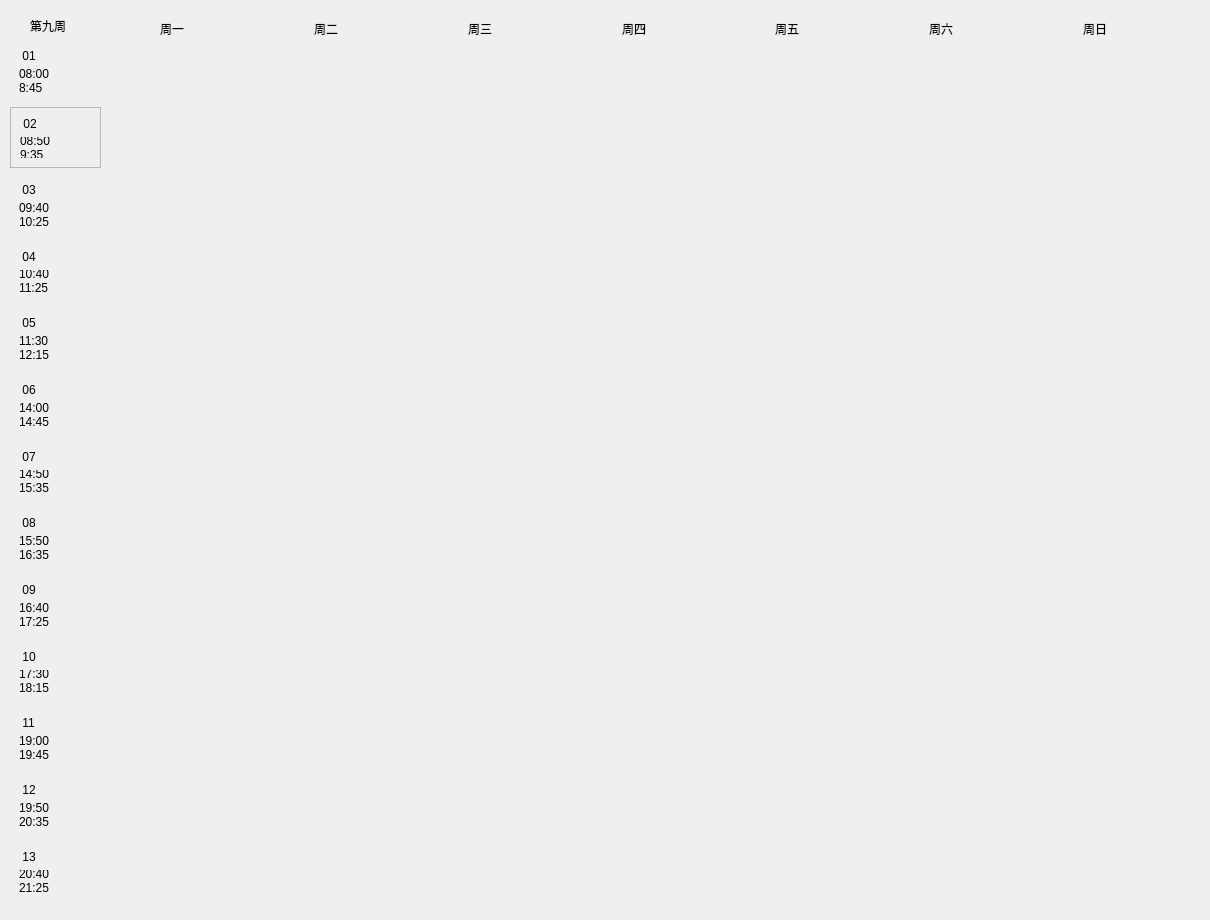
   <widget class="QWidget" name="page9">
    <widget class="QWidget" name="widget_129" native="true">
     <property name="geometry">
      <rect>
       <x>10</x>
       <y>0</y>
       <width>1191</width>
       <height>911</height>
      </rect>
     </property>
     <widget class="QLabel" name="firstweek_9">
      <property name="geometry">
       <rect>
        <x>20</x>
        <y>10</y>
        <width>71</width>
        <height>31</height>
       </rect>
      </property>
      <property name="styleSheet">
       <string notr="true">font: 12pt &quot;微软雅黑&quot;;</string>
      </property>
      <property name="text">
       <string>第九周</string>
      </property>
     </widget>
     <widget class="QWidget" name="widget_130" native="true">
      <property name="geometry">
       <rect>
        <x>0</x>
        <y>40</y>
        <width>91</width>
        <height>861</height>
       </rect>
      </property>
      <layout class="QVBoxLayout" name="verticalLayout_113">
       <item>
        <widget class="QWidget" name="widget_131" native="true">
         <layout class="QVBoxLayout" name="verticalLayout_114">
          <item>
           <widget class="QLabel" name="num1_9">
            <property name="styleSheet">
             <string notr="true">font: rgb(32, 48, 126);
font: 12pt &quot;隶书&quot;;</string>
            </property>
            <property name="text">
             <string> 01</string>
            </property>
           </widget>
          </item>
          <item>
           <widget class="QLabel" name="first_9">
            <property name="text">
             <string>08:00
8:45</string>
            </property>
            <property name="scaledContents">
             <bool>false</bool>
            </property>
           </widget>
          </item>
         </layout>
        </widget>
       </item>
       <item>
        <widget class="QFrame" name="frame_9">
         <property name="frameShape">
          <enum>QFrame::StyledPanel</enum>
         </property>
         <property name="frameShadow">
          <enum>QFrame::Raised</enum>
         </property>
         <layout class="QVBoxLayout" name="verticalLayout_115">
          <item>
           <widget class="QLabel" name="num2_9">
            <property name="styleSheet">
             <string notr="true">font: rgb(32, 48, 126);
font: 12pt &quot;隶书&quot;;</string>
            </property>
            <property name="text">
             <string> 02</string>
            </property>
           </widget>
          </item>
          <item>
           <widget class="QLabel" name="second_9">
            <property name="text">
             <string>08:50
9:35</string>
            </property>
           </widget>
          </item>
         </layout>
        </widget>
       </item>
       <item>
        <widget class="QWidget" name="widget_132" native="true">
         <layout class="QVBoxLayout" name="verticalLayout_116">
          <item>
           <widget class="QLabel" name="num3_9">
            <property name="styleSheet">
             <string notr="true">font: 12pt &quot;隶书&quot;;</string>
            </property>
            <property name="text">
             <string> 03</string>
            </property>
           </widget>
          </item>
          <item>
           <widget class="QLabel" name="third_9">
            <property name="text">
             <string>09:40
10:25</string>
            </property>
           </widget>
          </item>
         </layout>
        </widget>
       </item>
       <item>
        <widget class="QWidget" name="widget_133" native="true">
         <layout class="QVBoxLayout" name="verticalLayout_117">
          <item>
           <widget class="QLabel" name="num4_9">
            <property name="styleSheet">
             <string notr="true">font: 12pt &quot;隶书&quot;;</string>
            </property>
            <property name="text">
             <string> 04</string>
            </property>
           </widget>
          </item>
          <item>
           <widget class="QLabel" name="forth_9">
            <property name="text">
             <string>10:40
11:25</string>
            </property>
           </widget>
          </item>
         </layout>
        </widget>
       </item>
       <item>
        <widget class="QWidget" name="widget_134" native="true">
         <layout class="QVBoxLayout" name="verticalLayout_118">
          <item>
           <widget class="QLabel" name="num5_9">
            <property name="styleSheet">
             <string notr="true">font: 12pt &quot;隶书&quot;;</string>
            </property>
            <property name="text">
             <string> 05</string>
            </property>
           </widget>
          </item>
          <item>
           <widget class="QLabel" name="fifth_9">
            <property name="text">
             <string>11:30
12:15</string>
            </property>
           </widget>
          </item>
         </layout>
        </widget>
       </item>
       <item>
        <widget class="QWidget" name="widget_135" native="true">
         <layout class="QVBoxLayout" name="verticalLayout_119">
          <item>
           <widget class="QLabel" name="num6_9">
            <property name="styleSheet">
             <string notr="true">font: 12pt &quot;隶书&quot;;</string>
            </property>
            <property name="text">
             <string> 06</string>
            </property>
           </widget>
          </item>
          <item>
           <widget class="QLabel" name="sixth_9">
            <property name="text">
             <string>14:00
14:45</string>
            </property>
           </widget>
          </item>
         </layout>
        </widget>
       </item>
       <item>
        <widget class="QWidget" name="widget_136" native="true">
         <layout class="QVBoxLayout" name="verticalLayout_120">
          <item>
           <widget class="QLabel" name="num7_9">
            <property name="styleSheet">
             <string notr="true">font: 12pt &quot;隶书&quot;;</string>
            </property>
            <property name="text">
             <string> 07</string>
            </property>
           </widget>
          </item>
          <item>
           <widget class="QLabel" name="seventh_9">
            <property name="text">
             <string>14:50
15:35</string>
            </property>
           </widget>
          </item>
         </layout>
        </widget>
       </item>
       <item>
        <widget class="QWidget" name="widget_137" native="true">
         <layout class="QVBoxLayout" name="verticalLayout_121">
          <item>
           <widget class="QLabel" name="num8_9">
            <property name="styleSheet">
             <string notr="true">font: 12pt &quot;隶书&quot;;</string>
            </property>
            <property name="text">
             <string> 08</string>
            </property>
           </widget>
          </item>
          <item>
           <widget class="QLabel" name="eighth_9">
            <property name="text">
             <string>15:50
16:35</string>
            </property>
           </widget>
          </item>
         </layout>
        </widget>
       </item>
       <item>
        <widget class="QWidget" name="widget_138" native="true">
         <layout class="QVBoxLayout" name="verticalLayout_122">
          <item>
           <widget class="QLabel" name="num9_9">
            <property name="styleSheet">
             <string notr="true">font: 12pt &quot;隶书&quot;;</string>
            </property>
            <property name="text">
             <string> 09</string>
            </property>
           </widget>
          </item>
          <item>
           <widget class="QLabel" name="ninth_9">
            <property name="text">
             <string>16:40
17:25</string>
            </property>
           </widget>
          </item>
         </layout>
        </widget>
       </item>
       <item>
        <widget class="QWidget" name="widget_139" native="true">
         <layout class="QVBoxLayout" name="verticalLayout_123">
          <item>
           <widget class="QLabel" name="num10_9">
            <property name="styleSheet">
             <string notr="true">font: 12pt &quot;隶书&quot;;</string>
            </property>
            <property name="text">
             <string> 10</string>
            </property>
           </widget>
          </item>
          <item>
           <widget class="QLabel" name="tenth_9">
            <property name="text">
             <string>17:30
18:15</string>
            </property>
           </widget>
          </item>
         </layout>
        </widget>
       </item>
       <item>
        <widget class="QWidget" name="widget_140" native="true">
         <layout class="QVBoxLayout" name="verticalLayout_124">
          <item>
           <widget class="QLabel" name="num11_9">
            <property name="styleSheet">
             <string notr="true">font: 12pt &quot;隶书&quot;;</string>
            </property>
            <property name="text">
             <string> 11</string>
            </property>
           </widget>
          </item>
          <item>
           <widget class="QLabel" name="eleventh_9">
            <property name="text">
             <string>19:00
19:45</string>
            </property>
           </widget>
          </item>
         </layout>
        </widget>
       </item>
       <item>
        <widget class="QWidget" name="widget_141" native="true">
         <layout class="QVBoxLayout" name="verticalLayout_125">
          <item>
           <widget class="QLabel" name="num12_9">
            <property name="styleSheet">
             <string notr="true">font: 12pt &quot;隶书&quot;;</string>
            </property>
            <property name="text">
             <string> 12</string>
            </property>
           </widget>
          </item>
          <item>
           <widget class="QLabel" name="twelfth_9">
            <property name="text">
             <string>19:50
20:35</string>
            </property>
           </widget>
          </item>
         </layout>
        </widget>
       </item>
       <item>
        <widget class="QWidget" name="widget_142" native="true">
         <layout class="QVBoxLayout" name="verticalLayout_126">
          <item>
           <widget class="QLabel" name="num13_9">
            <property name="styleSheet">
             <string notr="true">font: 12pt &quot;隶书&quot;;</string>
            </property>
            <property name="text">
             <string> 13</string>
            </property>
           </widget>
          </item>
          <item>
           <widget class="QLabel" name="thirteenth_9">
            <property name="text">
             <string>20:40
21:25</string>
            </property>
           </widget>
          </item>
         </layout>
        </widget>
       </item>
      </layout>
     </widget>
     <widget class="QWidget" name="widget_143" native="true">
      <property name="geometry">
       <rect>
        <x>150</x>
        <y>10</y>
        <width>1071</width>
        <height>37</height>
       </rect>
      </property>
      <property name="styleSheet">
       <string notr="true">font: 12pt &quot;隶书&quot;;</string>
      </property>
      <layout class="QHBoxLayout" name="horizontalLayout_9">
       <item>
        <widget class="QLabel" name="mon_9">
         <property name="text">
          <string>周一</string>
         </property>
        </widget>
       </item>
       <item>
        <widget class="QLabel" name="tue_9">
         <property name="text">
          <string>周二</string>
         </property>
        </widget>
       </item>
       <item>
        <widget class="QLabel" name="wed_9">
         <property name="text">
          <string>周三</string>
         </property>
        </widget>
       </item>
       <item>
        <widget class="QLabel" name="thu_9">
         <property name="text">
          <string>周四</string>
         </property>
        </widget>
       </item>
       <item>
        <widget class="QLabel" name="fri_9">
         <property name="text">
          <string>周五</string>
         </property>
        </widget>
       </item>
       <item>
        <widget class="QLabel" name="sat_9">
         <property name="text">
          <string>周六</string>
         </property>
        </widget>
       </item>
       <item>
        <widget class="QLabel" name="sun_9">
         <property name="text">
          <string>周日</string>
         </property>
        </widget>
       </item>
      </layout>
     </widget>
     <widget class="QWidget" name="widget_144" native="true">
      <property name="geometry">
       <rect>
        <x>100</x>
        <y>50</y>
        <width>1061</width>
        <height>851</height>
       </rect>
      </property>
     </widget>
    </widget>
   </widget>
